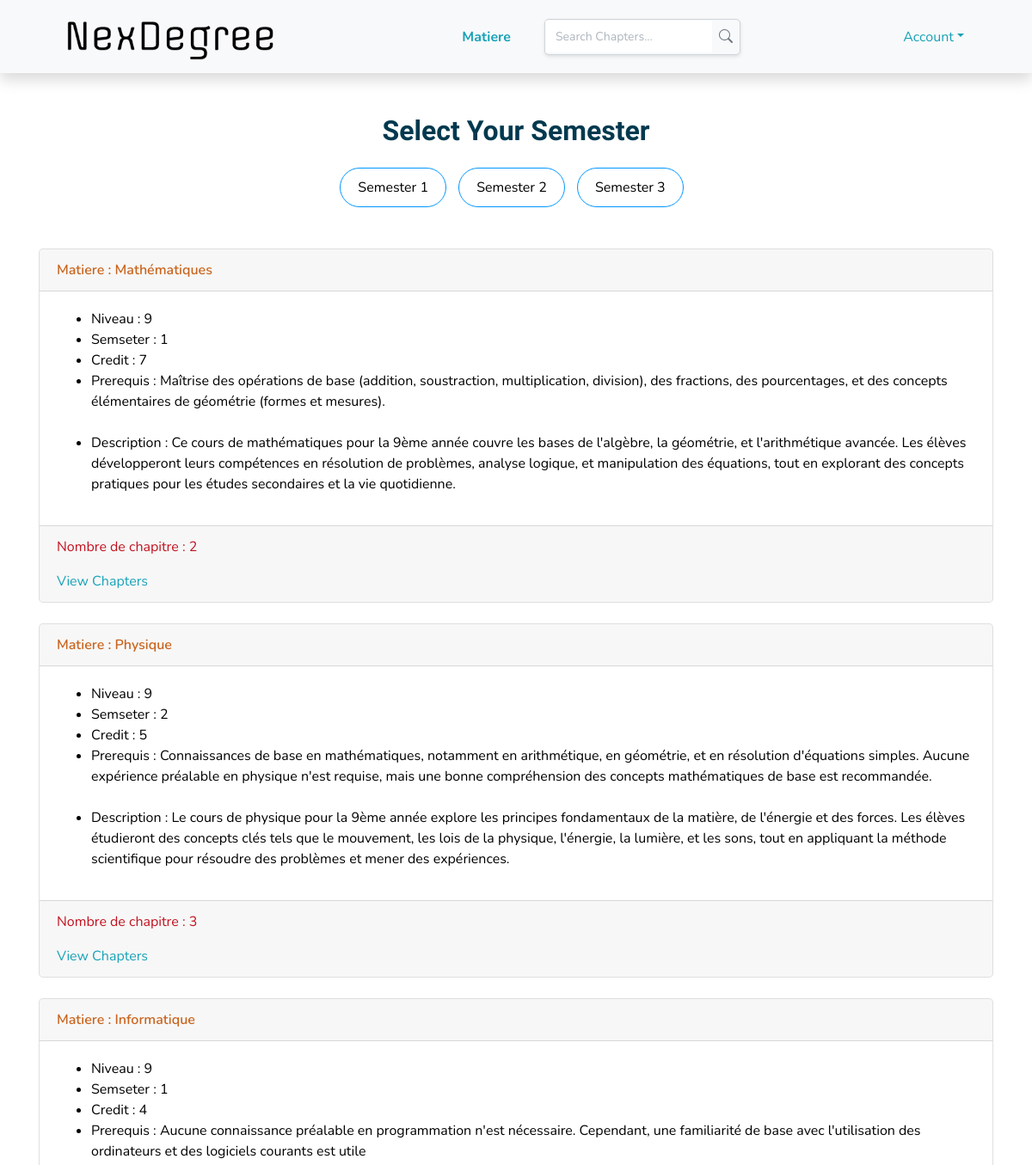
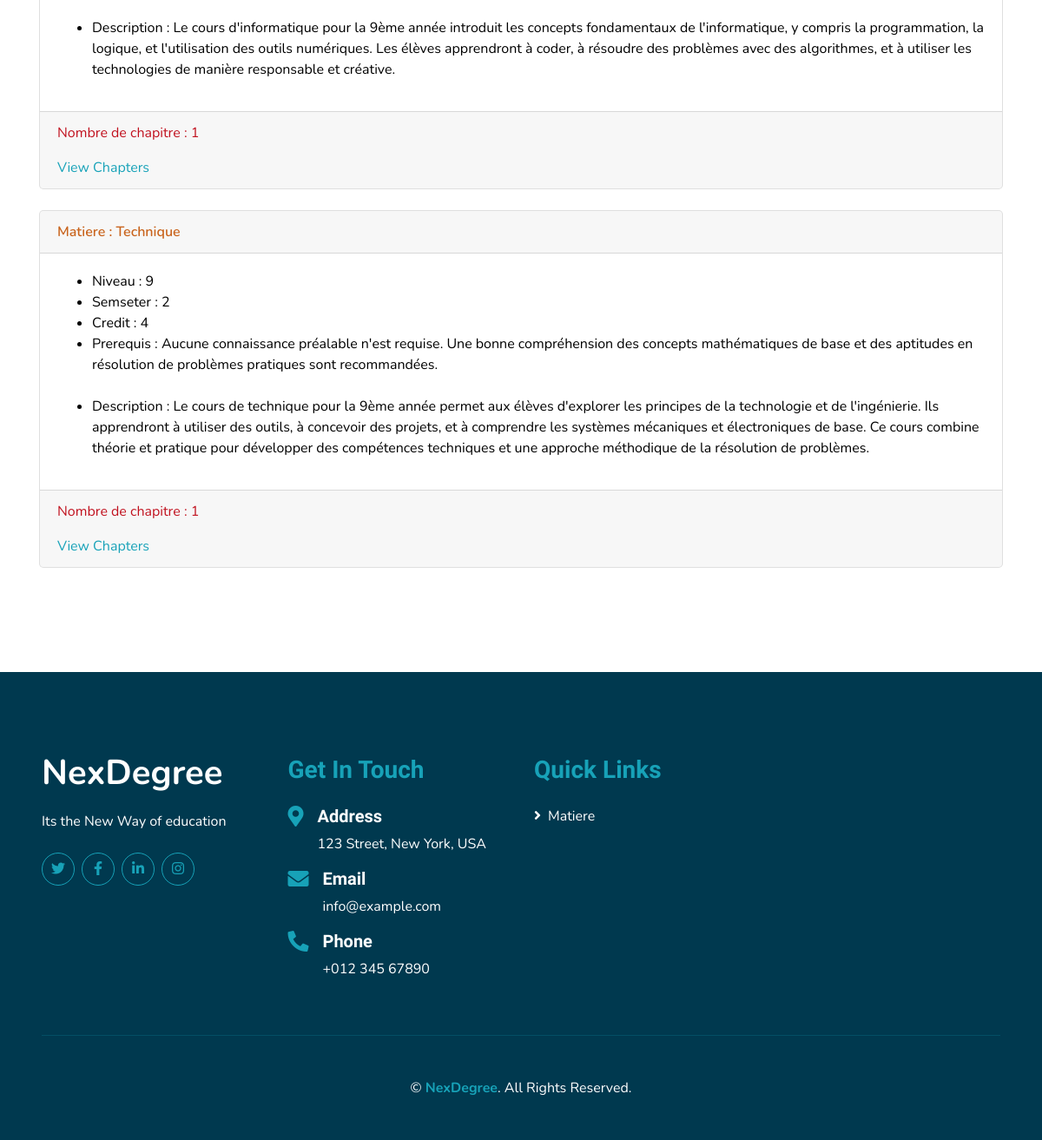
Page /View/FrontOffice/index.php (signed in) on the committed database (2 pictures, top to bottom).
### tables this page shows
CREATE TABLE `matiere` (
  `id_matiere` int(11) NOT NULL,
  `nom` varchar(255) NOT NULL,
  `description` text DEFAULT NULL,
  `credit` int(11) DEFAULT NULL,
  `sems` int(11) DEFAULT NULL,
  `niveau` int(11) DEFAULT NULL,
  `prerequis` text DEFAULT NULL,
  `nombre_chapitre` int(11) DEFAULT NULL
);

### controller/matiere_controller.php (called while the page is built, shortened)
<?php
class matiere_controller
{
    public function show_all_matiere($semester = null) {
        $db = config::getConnexion();
        try {
            $sql = "SELECT m.*,
                           (SELECT COUNT(*) FROM chapitre c WHERE c.id_matiere = m.id_matiere) AS nombre_chapitre
                    FROM matiere m";
            $stmt = $db->prepare($sql);
            $stmt->execute();
            return $stmt->fetchAll(PDO::FETCH_ASSOC);
        } catch (PDOException $e) {
            echo "Error: " . $e->getMessage();
            return [];
        }
    }
    }
?>

### View/FrontOffice/index.php (the view, shortened to what this page needs)
<?php
include(__DIR__ . '/../../Controller/matiere_controller.php');
$matiereController = new matiere_controller();
$semester = isset($_GET['semester']) ? $_GET['semester'] : null;
$list = $matiereController->show_all_matiere($semester);
?>
<!DOCTYPE html>
<html lang="en">
<head>
    <link href="https://cdnjs.cloudflare.com/ajax/libs/font-awesome/5.10.0/css/all.min.css" rel="stylesheet">
    <link href="lib/flaticon/font/flaticon.css" rel="stylesheet">
    <link href="lib/owlcarousel/assets/owl.carousel.min.css" rel="stylesheet">
    <link href="lib/lightbox/css/lightbox.min.css" rel="stylesheet">
    <link rel="stylesheet" href="https://cdn.jsdelivr.net/npm/bootstrap-icons@1.5.0/font/bootstrap-icons.css">
    <link href="css/style.css" rel="stylesheet">
</head>
<body>
    <div class="container-fluid bg-light position-relative shadow">
    <nav class="navbar navbar-expand-lg bg-light navbar-light py-3 py-lg-0 px-0 px-lg-5">
        <a href="index.php" class="navbar-brand font-weight-bold text-secondary" style="font-size: 50px;">
        <img src="img/logo.png" style="width: 270px; height: 50px;" alt="NexDegree">
        </a>
        <div class="collapse navbar-collapse justify-content-between" id="navbarCollapse">
            <div class="navbar-nav font-weight-bold mx-auto py-0 d-flex align-items-center">
                <a href="index.php" class="nav-item nav-link active">Matiere</a>
                <div class="search-bar ml-4">
                    <form class="search-form d-flex align-items-center" method="POST" action="search_chapters.php">
                        <input type="text" name="query" placeholder="Search Chapters..."
                               value="<?= isset($_POST['query']) ? htmlspecialchars($_POST['query']) : '' ?>" />
                        <button type="submit" title="Search">
                            <i class="bi bi-search"></i>
                        </button>
                    </form>
                </div>
            </div>
            <a href="#" class="nav-link dropdown-toggle" data-toggle="dropdown">Account</a>
        </div>
    </nav>
</div>
    <div class="container-fluid py-5">
        <div class="container">
            <h2 class="text-center mb-4">Select Your Semester</h2>
            <div class="semester-selection text-center mb-5">
    <form action="" method="GET">
        <button type="submit" name="semester" value="1"
        class="semester-btn <?= isset($_GET['semester']) && $_GET['semester'] == 1 ? 'active' : '' ?>"
        data-semester="1">
    Semester 1
</button>
<button type="submit" name="semester" value="2"
        class="semester-btn <?= isset($_GET['semester']) && $_GET['semester'] == 2 ? 'active' : '' ?>"
        data-semester="2">
    Semester 2
</button>
<button type="submit" name="semester" value="3"
        class="semester-btn <?= isset($_GET['semester']) && $_GET['semester'] == 3 ? 'active' : '' ?>"
        data-semester="3">
    Semester 3
</button>
    </form>
</div>
            <?php if (empty($list)): ?>
        <p class="text-muted">No Matiere available .</p>
    <?php else: ?>
        <?php foreach ($list as $matiere): ?>
            <div class="card mb-4">
                <div class="card-header" style="color : rgb(201, 100, 29); font-weight: 600;">
                    Matiere : <?= $matiere['nom']; ?>
                </div>
                <div class="card-body" style="color:black;">
                    <ul>
                    <li>Niveau : <?= $matiere['niveau']; ?></li>
                      <li>Semseter : <?= $matiere['sems']; ?></li>
                      <li>Credit : <?= $matiere['credit']; ?></li>
                      <li>Prerequis : <?= $matiere['prerequis']; ?></li><br>
                      <li>Description : <?= $matiere['description']; ?></li>
                    </ul>
                </div>
                <div class="card-footer">
                <p style="color: rgb(193, 18, 31);">Nombre de chapitre : <?= $matiere['nombre_chapitre']; ?></p>
                <a style="font-weight:400;" href="affichechapitre.php?id_matiere=<?php echo $matiere['id_matiere']; ?>" >View Chapters</a>
</div>
</div>
<?php endforeach; ?>
<?php endif; ?>
        </div>
    </div>
    <div class="container-fluid bg-secondary text-white mt-5 py-5 px-sm-3 px-md-5">
        <div class="row pt-5">
            <div class="col-lg-3 col-md-6 mb-5">
                <a href="#" class="navbar-brand font-weight-bold text-primary m-0 mb-4 p-0" style="font-size: 40px; line-height: 40px;">
                    <span class="text-white">NexDegree</span>
                </a>
                <p>Its the New Way of education</p>
                <div class="d-flex justify-content-start mt-4">
                    <a class="btn btn-outline-primary rounded-circle text-center mr-2 px-0"
                        style="width: 38px; height: 38px;" href="#"><i class="fab fa-twitter"></i></a>
                    <a class="btn btn-outline-primary rounded-circle text-center mr-2 px-0"
                        style="width: 38px; height: 38px;" href="#"><i class="fab fa-facebook-f"></i></a>
                    <a class="btn btn-outline-primary rounded-circle text-center mr-2 px-0"
                        style="width: 38px; height: 38px;" href="#"><i class="fab fa-linkedin-in"></i></a>
                    <a class="btn btn-outline-primary rounded-circle text-center mr-2 px-0"
                        style="width: 38px; height: 38px;" href="#"><i class="fab fa-instagram"></i></a>
                </div>
            </div>
            <div class="col-lg-3 col-md-6 mb-5">
                <h3 class="text-primary mb-4">Get In Touch</h3>
                <div class="d-flex">
                    <h4 class="fa fa-map-marker-alt text-primary"></h4>
                    <div class="pl-3">
                        <h5 class="text-white">Address</h5>
                        <p>123 Street, New York, USA</p>
                    </div>
                </div>
                <div class="d-flex">
                    <h4 class="fa fa-envelope text-primary"></h4>
                    <div class="pl-3">
                        <h5 class="text-white">Email</h5>
                        <p>info@example.com</p>
                    </div>
                </div>
                <div class="d-flex">
                    <h4 class="fa fa-phone-alt text-primary"></h4>
                    <div class="pl-3">
                        <h5 class="text-white">Phone</h5>
                        <p>+012 345 67890</p>
                    </div>
                </div>
            </div>
            <div class="col-lg-3 col-md-6 mb-5">
                <h3 class="text-primary mb-4">Quick Links</h3>
                <div class="d-flex flex-column justify-content-start">
                    <a class="text-white mb-2" href="index.php"><i class="fa fa-angle-right mr-2"></i>Matiere</a>
                </div>
            </div>
        </div>
        <div class="container-fluid pt-5" style="border-top: 1px solid rgba(23, 162, 184, .2);;">
            <p class="m-0 text-center text-white">
                &copy; <a class="text-primary font-weight-bold" href="#">NexDegree</a>. All Rights Reserved.
            </p>
        </div>
    </div>
</body>
</html>

### View/FrontOffice/index.php (style rules this page uses)
.search-bar { width: auto; margin: 0; right: 0; }
.search-form { display: flex; align-items: center; background-color: #f8f9fa; border: 1px solid #ced4da; border-radius: 5px; overflow: hidden; box-shadow: 0 2px 4px rgba(0, 0, 0, 0.1); }
.search-form input { flex-grow: 1; padding: 8px 12px; border: none; outline: none; font-size: 14px; min-width: 150px; }
.search-form input::placeholder { color: #adb5bd; }
.search-form button { background: none; border: none; padding: 8px; cursor: pointer; color: #6c757d; transition: color 0.3s ease; }
.semester-selection { margin: 20px 0; }
.semester-btn { background-color: #ffffff; border: 1px solid #0096FF; border-radius: 50px; padding: 10px 20px; font-size: 16px; cursor: pointer; margin-right: 10px; }

### rows in the picture
matiere: nom "Mathématiques", niveau "9", sems "1", credit "7", prerequis "Maîtrise des opérations de base (addition, soustraction, multiplication, division), des fractions, des pourcentages, et des concepts élémentaires de géométrie (formes et mesures).", description "Ce cours de mathématiques pour la 9ème année couvre les bases de l'algèbre, la géométrie, et l'arithmétique avancée. Les élèves développeront leurs compétences en résolution de problèmes, analyse logique, et manipulation des équations, tout en explorant des concepts pratiques pour les études secondaires et la vie quotidienne.", nombre_chapitre "2"
matiere: nom "Physique", niveau "9", sems "2", credit "5", prerequis "Connaissances de base en mathématiques, notamment en arithmétique, en géométrie, et en résolution d'équations simples. Aucune expérience préalable en physique n'est requise, mais une bonne compréhension des concepts mathématiques de base est recommandée.", description "Le cours de physique pour la 9ème année explore les principes fondamentaux de la matière, de l'énergie et des forces. Les élèves étudieront des concepts clés tels que le mouvement, les lois de la physique, l'énergie, la lumière, et les sons, tout en appliquant la méthode scientifique pour résoudre des problèmes et mener des expériences.", nombre_chapitre "3"
matiere: nom "Informatique", niveau "9", sems "1", credit "4", prerequis "Aucune connaissance préalable en programmation n'est nécessaire. Cependant, une familiarité de base avec l'utilisation des ordinateurs et des logiciels courants est utile", description "Le cours d'informatique pour la 9ème année introduit les concepts fondamentaux de l'informatique, y compris la programmation, la logique, et l'utilisation des outils numériques. Les élèves apprendront à coder, à résoudre des problèmes avec des algorithmes, et à utiliser les technologies de manière responsable et créative.", nombre_chapitre "1"
matiere: nom "Technique", niveau "9", sems "2", credit "4", prerequis "Aucune connaissance préalable n'est requise. Une bonne compréhension des concepts mathématiques de base et des aptitudes en résolution de problèmes pratiques sont recommandées.", description "Le cours de technique pour la 9ème année permet aux élèves d'explorer les principes de la technologie et de l'ingénierie. Ils apprendront à utiliser des outils, à concevoir des projets, et à comprendre les systèmes mécaniques et électroniques de base. Ce cours combine théorie et pratique pour développer des compétences techniques et une approche méthodique de la résolution de problèmes.", nombre_chapitre "1"
